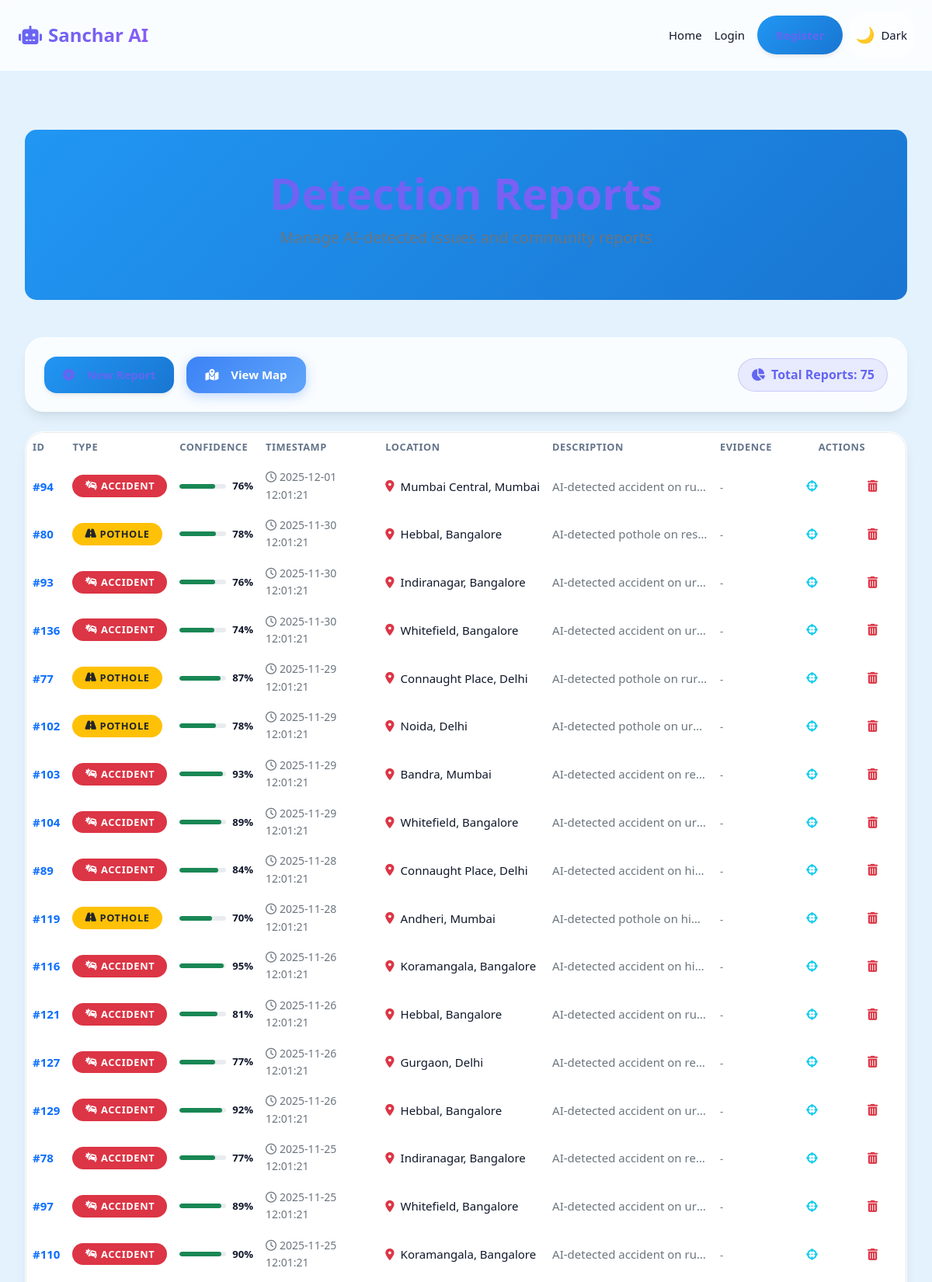
The app's page /complaints (upper part) with its own data.
### tables this page shows
CREATE TABLE complaints
                 (id INTEGER PRIMARY KEY AUTOINCREMENT,
                  detection_type TEXT,
                  confidence REAL,
                  timestamp TEXT,
                  location TEXT,
                  description TEXT,
                  image_path TEXT, latitude REAL, longitude REAL, address TEXT);

### app.py (the view)
@app.route('/complaints')
def complaints():
    conn = sqlite3.connect('complaints.db')
    c = conn.cursor()
    c.execute('SELECT * FROM complaints ORDER BY timestamp DESC')
    complaints_data = c.fetchall()
    conn.close()
    return render_template('complaints.html', complaints=complaints_data)

### templates/complaints.html (shortened to what this page needs)
{% extends "base1.html" %} {% block content %}
<div class="container" style="max-width: 1400px; padding: 2rem">
  <div class="hero-section text-center mb-5">
    <h1 class="display-4 fw-bold gradient-text">Detection Reports</h1>
    <p class="lead text-secondary">
    </p>
  </div>
  <div class="glass-card mb-4 p-4">
    <div
      class="d-flex flex-wrap justify-content-between align-items-center gap-3"
    >
      <div class="d-flex gap-3">
        <button
          class="btn btn-primary custom-btn"
          data-bs-toggle="modal"
          data-bs-target="#addComplaintModal"
        >
          <i class="fas fa-plus-circle me-2"></i>New Report
        </button>
        <a
          href="{{ url_for('map_dashboard') }}"
          class="btn btn-info custom-btn text-white"
        >
          <i class="fas fa-map-marked-alt me-2"></i>View Map
        </a>
      </div>
      <div class="stats-badge">
        <i class="fas fa-chart-pie me-2"></i>Total Reports: {{ complaints|length
        }}
      </div>
    </div>
  </div>
  {% if complaints %}
  <div class="glass-card p-0 overflow-hidden">
    <div class="table-responsive">
      <table class="table custom-table mb-0">
        <thead>
          <tr>
            <th>ID</th>
            <th>Type</th>
            <th>Confidence</th>
            <th>Timestamp</th>
            <th>Location</th>
            <th>Description</th>
            <th>Evidence</th>
            <th class="text-center">Actions</th>
          </tr>
        </thead>
        <tbody>
          {% for complaint in complaints %}
          <tr>
            <td>
              <span class="fw-bold text-primary">#{{ complaint[0] }}</span>
            </td>
            <td>
              <span
                class="badge rounded-pill {{ 'bg-danger' if complaint[1] == 'accident' else 'bg-warning text-dark' }}"
              >
                <i
                  class="fas {{ 'fa-car-crash' if complaint[1] == 'accident' else 'fa-road' }} me-1"
                ></i>
                {{ complaint[1]|title }}
              </span>
            </td>
            <td>
              <div class="d-flex align-items-center gap-2">
                <div
                  class="progress flex-grow-1"
                  style="height: 6px; width: 60px"
                >
                  <div
                    class="progress-bar bg-success"
                    role="progressbar"
                    style="width: {{ complaint[2] * 100 }}%"
                  ></div>
                </div>
                <small class="fw-bold"
                  >{{ "%.0f"|format(complaint[2] * 100) }}%</small
                >
              </div>
            </td>
            <td class="text-muted small">
              <i class="far fa-clock me-1"></i>{{ complaint[3] }}
            </td>
            <td>
              <div
                class="d-flex align-items-center text-truncate"
                style="max-width: 200px"
              >
                <i class="fas fa-map-marker-alt text-danger me-2"></i>
                <span title="{{ complaint[9] or complaint[4] }}">
                  {% if complaint[9] %} {{ complaint[9] }} {% elif complaint[7]
                  and complaint[8] %} {{ "%.4f"|format(complaint[7]) }}, {{
                  "%.4f"|format(complaint[8]) }} {% else %} {{ complaint[4] or
                  'Unknown' }} {% endif %}
                </span>
              </div>
            </td>
            <td>
              <span
                class="text-muted text-truncate d-block"
                style="max-width: 200px"
                title="{{ complaint[5] }}"
              >
                {{ complaint[5] or 'Automatic Detection' }}
              </span>
            </td>
            <td>
              {% if complaint[6] %}
              <a
                href="{{ complaint[6] }}"
                target="_blank"
                class="btn btn-sm btn-outline-primary rounded-circle"
                title="View Image"
              >
                <i class="fas fa-image"></i>
              </a>
              {% else %}
              <span class="text-muted small">-</span>
              {% endif %}
            </td>
            <td>
              <div class="d-flex justify-content-center gap-2">
                {% if complaint[7] and complaint[8] %}
                <button
                  class="btn btn-sm btn-outline-info rounded-circle"
                  onclick="viewOnMap({{ complaint[7] }}, {{ complaint[8] }}, '{{ complaint[1] }}')"
                  title="Locate on Map"
                >
                  <i class="fas fa-crosshairs"></i>
                </button>
                {% endif %}
                <a
                  href="{{ url_for('delete_complaint', complaint_id=complaint[0]) }}"
                  class="btn btn-sm btn-outline-danger rounded-circle"
                  onclick="return confirm('Delete this report?')"
                  title="Delete Report"
                >
                  <i class="fas fa-trash-alt"></i>
                </a>
              </div>
            </td>
          </tr>
          {% endfor %}
        </tbody>
      </table>
    </div>
  </div>
  {% endif %}
</div>
{% endblock %}

### templates/base1.html (shortened to what this page needs)
<!DOCTYPE html>
<html lang="en">
  <head>
    <link
      href="https://cdn.jsdelivr.net/npm/bootstrap@5.1.3/dist/css/bootstrap.min.css"
      rel="stylesheet"
    />
    <link
      href="https://cdnjs.cloudflare.com/ajax/libs/font-awesome/6.0.0/css/all.min.css"
      rel="stylesheet"
    />
    <link
      rel="stylesheet"
      href="{{ url_for('static', filename='css/modern-theme.css') }}"
    />
    <link
      rel="stylesheet"
      href="{{ url_for('static', filename='css/style1.css') }}"
    />
  </head>
  <body>
    <nav class="navbar navbar-expand-lg navbar-custom sticky-top">
      <div class="container-fluid px-4">
        <a class="navbar-brand" href="{{ url_for('index') }}">
          <i class="fas fa-robot me-2"></i>Sanchar AI
        </a>
        <div class="collapse navbar-collapse" id="navbarNav">
          <ul class="navbar-nav ms-auto align-items-center">
            {% if session.user_id %}
            <li class="nav-item">
              <a class="nav-link" href="{{ url_for('dashboard') }}"
                >Dashboard</a
              >
            </li>
            <li class="nav-item dropdown">
              <a
                class="nav-link dropdown-toggle"
                href="#"
                id="mapsDropdown"
                role="button"
                data-bs-toggle="dropdown"
                aria-expanded="false"
              >
                Maps
              </a>
              <ul
                class="dropdown-menu dropdown-menu-end glass-dropdown"
                aria-labelledby="mapsDropdown"
              >
                <li>
                  <a class="dropdown-item" href="{{ url_for('map_dashboard') }}"
                    >Interactive Map</a
                  >
                </li>
                <li>
                  <a class="dropdown-item" href="{{ url_for('pothole_map') }}"
                    >Pothole Map</a
                  >
                </li>
                <li>
                  <a class="dropdown-item" href="{{ url_for('accident_map') }}"
                    >Accident Map</a
                  >
                </li>
              </ul>
            </li>
            <li class="nav-item">
              <a class="nav-link" href="{{ url_for('emergency_tracking') }}"
                >Emergency</a
              >
            </li>
            <li class="nav-item">
              <a class="nav-link" href="{{ url_for('simulation') }}"
                >Simulation</a
              >
            </li>
            <li class="nav-item dropdown">
              <a
                class="nav-link dropdown-toggle"
                href="#"
                id="detectionDropdown"
                role="button"
                data-bs-toggle="dropdown"
                aria-expanded="false"
              >
                AI Detection
              </a>
              <ul
                class="dropdown-menu dropdown-menu-end glass-dropdown"
                aria-labelledby="detectionDropdown"
              >
                <li>
                  <a
                    class="dropdown-item"
                    href="{{ url_for('live_detection') }}"
                    >Live Detection</a
                  >
                </li>
                <li>
                  <a class="dropdown-item" href="{{ url_for('video_upload') }}"
                    >Video Analysis</a
                  >
                </li>
                <li><hr class="dropdown-divider" /></li>
                <li>
                  <a class="dropdown-item" href="{{ url_for('complaints') }}"
                    >Complaints</a
                  >
                </li>
              </ul>
            </li>
            <li class="nav-item ms-lg-3">
              <button
                class="btn btn-outline-warning btn-sm rounded-pill px-3 me-2"
                onclick="toggleFieldMode()"
              >
                <i class="fas fa-tablet-alt me-2"></i>Field Mode
              </button>
              <a
                class="btn btn-outline-danger btn-sm rounded-pill px-3"
                href="{{ url_for('logout') }}"
                >Logout</a
              >
            </li>
            {% else %}
            <li class="nav-item">
              <a class="nav-link" href="{{ url_for('index') }}">Home</a>
            </li>
            <li class="nav-item">
              <a class="nav-link" href="{{ url_for('login') }}">Login</a>
            </li>
            <li class="nav-item ms-lg-2">
              <a
                class="btn btn-primary btn-sm rounded-pill px-4"
                href="{{ url_for('register') }}"
                >Register</a
              >
            </li>
            {% endif %}
          </ul>
        </div>
      </div>
    </nav>
    {% block content %}{% endblock %}
  </body>
</html>

### static/css/style1.css (style rules this page uses)
:root { --light-blue: #e3f2fd; --primary-blue: #2196f3; --dark-blue: #1976d2; --orange: #ff9800; --green: #4caf50; --dark-green: #388e3c; }
body { background-color: var(--light-blue); font-family: 'Segoe UI', Tahoma, Geneva, Verdana, sans-serif; }
.navbar-brand { font-weight: bold; font-size: 1.5rem; }
.hero-section { background: linear-gradient(135deg, var(--primary-blue), var(--dark-blue)); color: white; border-radius: 15px; margin-top: 20px; padding: 3rem 2rem; }
.btn-primary { background: linear-gradient(135deg, var(--primary-blue), var(--dark-blue)); border: none; }
.table { background: white; border-radius: 10px; overflow: hidden; box-shadow: 0 3px 10px rgba(0,0,0,0.1); }
.table th { background: var(--primary-blue); color: white; border: none; }
.badge { font-size: 0.8rem; padding: 0.5rem 1rem; }
.progress { height: 20px; border-radius: 10px; }
.progress-bar { border-radius: 10px; }

### templates/complaints.html (style rules this page uses)
.stats-badge { background: rgba(79, 70, 229, 0.1); color: var(--accent-primary); padding: 0.5rem 1rem; border-radius: 50px; font-weight: 600; border: 1px solid rgba(79, 70, 229, 0.2); }
.custom-table thead th { background: rgba(255, 255, 255, 0.05); border-bottom: 2px solid rgba(255, 255, 255, 0.1); color: var(--text-secondary); font-weight: 600; text-transform: uppercase; font-size: 0.8rem; letter-spacing: 0.5px; }
.custom-table td { vertical-align: middle; border-bottom: 1px solid rgba(255, 255, 255, 0.05); }

### records on screen
complaints: id "94", detection_type "ACCIDENT", complaint[2]*100 "76", timestamp "2025-12-01 12:01:21", address "Mumbai Central, Mumbai", description "AI-detected accident on ru…"
complaints: id "80", detection_type "POTHOLE", complaint[2]*100 "78", timestamp "2025-11-30 12:01:21", address "Hebbal, Bangalore", description "AI-detected pothole on res…"
complaints: id "93", detection_type "ACCIDENT", complaint[2]*100 "76", timestamp "2025-11-30 12:01:21", address "Indiranagar, Bangalore", description "AI-detected accident on ur…"
complaints: id "136", detection_type "ACCIDENT", complaint[2]*100 "74", timestamp "2025-11-30 12:01:21", address "Whitefield, Bangalore", description "AI-detected accident on ur…"
complaints: id "77", detection_type "POTHOLE", complaint[2]*100 "87", timestamp "2025-11-29 12:01:21", address "Connaught Place, Delhi", description "AI-detected pothole on rur…"
complaints: id "102", detection_type "POTHOLE", complaint[2]*100 "78", timestamp "2025-11-29 12:01:21", address "Noida, Delhi", description "AI-detected pothole on ur…"
complaints: id "103", detection_type "ACCIDENT", complaint[2]*100 "93", timestamp "2025-11-29 12:01:21", address "Bandra, Mumbai", description "AI-detected accident on re…"
complaints: id "104", detection_type "ACCIDENT", complaint[2]*100 "89", timestamp "2025-11-29 12:01:21", address "Whitefield, Bangalore", description "AI-detected accident on ur…"
complaints: id "89", detection_type "ACCIDENT", complaint[2]*100 "84", timestamp "2025-11-28 12:01:21", address "Connaught Place, Delhi", description "AI-detected accident on hi…"
complaints: id "119", detection_type "POTHOLE", complaint[2]*100 "70", timestamp "2025-11-28 12:01:21", address "Andheri, Mumbai", description "AI-detected pothole on hi…"
complaints: id "116", detection_type "ACCIDENT", complaint[2]*100 "95", timestamp "2025-11-26 12:01:21", address "Koramangala, Bangalore", description "AI-detected accident on hi…"
complaints: id "121", detection_type "ACCIDENT", complaint[2]*100 "81", timestamp "2025-11-26 12:01:21", address "Hebbal, Bangalore", description "AI-detected accident on ru…"
complaints: id "127", detection_type "ACCIDENT", complaint[2]*100 "77", timestamp "2025-11-26 12:01:21", address "Gurgaon, Delhi", description "AI-detected accident on re…"
complaints: id "129", detection_type "ACCIDENT", complaint[2]*100 "92", timestamp "2025-11-26 12:01:21", address "Hebbal, Bangalore", description "AI-detected accident on ur…"
complaints: id "78", detection_type "ACCIDENT", complaint[2]*100 "77", timestamp "2025-11-25 12:01:21", address "Indiranagar, Bangalore", description "AI-detected accident on re…"
complaints: id "97", detection_type "ACCIDENT", complaint[2]*100 "89", timestamp "2025-11-25 12:01:21", address "Whitefield, Bangalore", description "AI-detected accident on ur…"
complaints: id "110", detection_type "ACCIDENT", complaint[2]*100 "90", timestamp "2025-11-25 12:01:21", address "Koramangala, Bangalore", description "AI-detected accident on ru…"

### other values on screen
{{ complaints|length }} "75"
